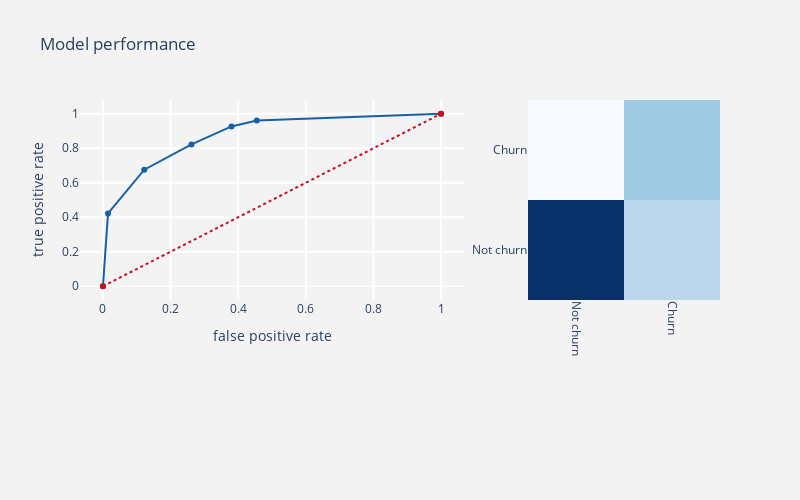

Source (notebook cell):
### Markdown cell above
RandomOverSampler

### Code cell
ros = RandomOverSampler() 
ros_smote_X,ros_smote_Y = ros.fit_resample(smote_train_X,smote_train_Y)
ros_smote_X = pd.DataFrame(data = ros_smote_X,columns=cols)
ros_smote_Y = pd.DataFrame(data = ros_smote_Y,columns=target_col)

telecom_churn_prediction_alg(knn,ros_smote_X,test_X,
                             ros_smote_Y,test_Y,threshold_plot = True)
name = "RandomOverSampler_KNN"
table = Return_Analisys(knn,ros_smote_X,test_X,ros_smote_Y,test_Y,table,name)

### Figure 1 — Plotly figure (JSON) as saved in the notebook; plotly's stock layout.template omitted (floating-point values rounded to 4 significant figures)
{"data": [{"line": {"color": "rgb(22, 96, 167)", "width": 2}, "name": "Roc : 0.7803096632974956", "type": "scatter", "x": [0, 0.01498, 0.1222, 0.2618, 0.3801, 0.455, 1], "y": [0, 0.4224, 0.6755, 0.8224, 0.9265, 0.9612, 1]}, {"line": {"color": "rgb(205, 12, 24)", "dash": "dot", "width": 2}, "type": "scatter", "x": [0, 1], "y": [0, 1]}, {"colorscale": [[0, "rgb(247,251,255)"], [0.125, "rgb(222,235,247)"], [0.25, "rgb(198,219,239)"], [0.375, "rgb(158,202,225)"], [0.5, "rgb(107,174,214)"], [0.625, "rgb(66,146,198)"], [0.75, "rgb(33,113,181)"], [0.875, "rgb(8,81,156)"], [1, "rgb(8,48,107)"]], "name": "matrix", "showscale": false, "type": "heatmap", "x": ["Not churn", "Churn"], "xaxis": "x2", "y": ["Not churn", "Churn"], "yaxis": "y2", "z": [[936, 332], [87, 403]]}], "layout": {"autosize": false, "height": 500, "margin": {"b": 200}, "paper_bgcolor": "rgb(243,243,243)", "plot_bgcolor": "rgb(243,243,243)", "showlegend": false, "title": {"text": "Model performance"}, "width": 800, "xaxis": {"domain": [0, 0.6], "gridcolor": "rgb(255, 255, 255)", "gridwidth": 2, "ticklen": 5, "title": {"text": "false positive rate"}}, "xaxis2": {"domain": [0.7, 1], "gridcolor": "rgb(255, 255, 255)", "tickangle": 90}, "yaxis": {"gridcolor": "rgb(255, 255, 255)", "gridwidth": 2, "ticklen": 5, "title": {"text": "true positive rate"}, "zerolinewidth": 1}, "yaxis2": {"anchor": "x2", "gridcolor": "rgb(255, 255, 255)"}}}
